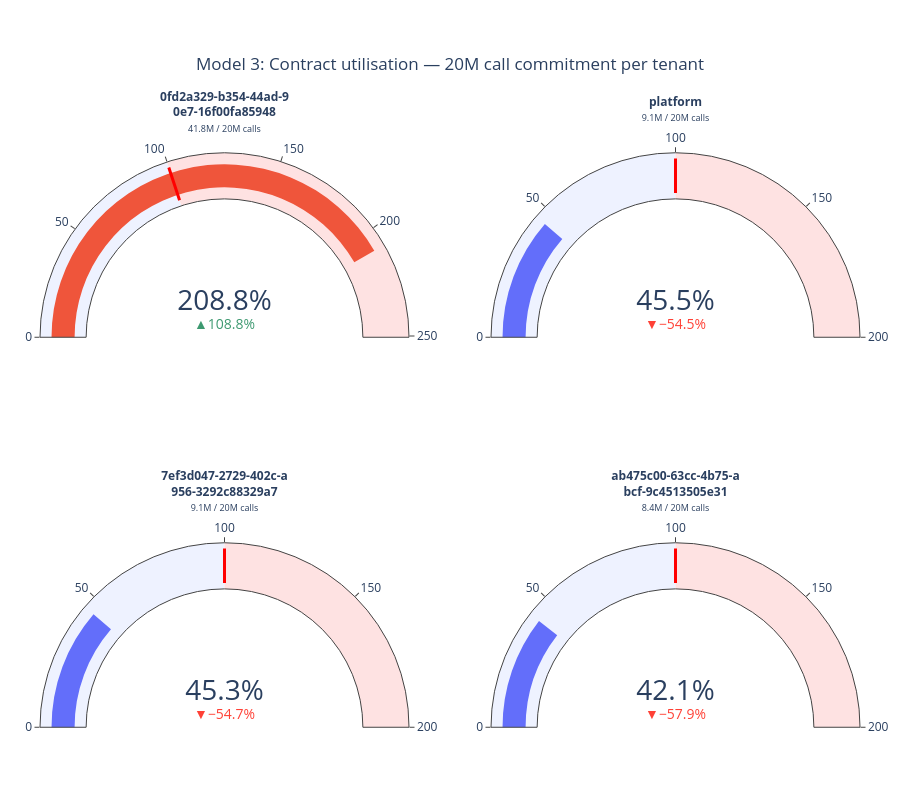

Notebook code cell kept with this figure:
### Markdown cell above
### Chart Guide

**Purpose:** Shows visually whether each tenant is under-utilising or over-running
their contracted volume — the key signal for contract renewal conversations.

**Chart Attributes**

| | |
|---|---|
| **Chart type** | Gauge indicators (one per tenant) |
| **Needle** | Percentage of contract consumed |
| **Blue arc (0–100%)** | Within contract |
| **Red arc (>100%)** | Over contract |
| **Delta** | Difference from 100% contract target |

**Insights:** Below 100% means the tenant pre-paid for more than they used — they overpaid.
Above 100% means they exceeded their commitment — overage charges apply in Model 4.
> Contract: **20M calls at $8/1M** (configurable in Section 2).

### Code cell
if fig_44 is not None:
    fig_44.show()

### Figure 1 — Plotly figure (JSON) as saved in the notebook; plotly's stock layout.template omitted (floating-point values rounded to 4 significant figures)
{"data": [{"delta": {"reference": 100, "suffix": "%", "valueformat": ".1f"}, "domain": {"x": [0, 0.45], "y": [0.65, 1.0]}, "gauge": {"axis": {"range": [0, 250.6]}, "bar": {"color": "#EF553B"}, "steps": [{"color": "#eef2ff", "range": [0, 100]}, {"color": "#fee2e2", "range": [100, 250.6]}], "threshold": {"line": {"color": "red", "width": 3}, "thickness": 0.75, "value": 100}}, "mode": "gauge+number+delta", "number": {"font": {"size": 28}, "suffix": "%"}, "title": {"font": {"size": 12}, "text": "<b>0fd2a329-b354-44ad-9<br>0e7-16f00fa85948</b><br><span style='font-size:.75em'>41.8M / 20M calls</span>"}, "type": "indicator", "value": 208.8}, {"delta": {"reference": 100, "suffix": "%", "valueformat": ".1f"}, "domain": {"x": [0.55, 1], "y": [0.65, 1.0]}, "gauge": {"axis": {"range": [0, 200]}, "bar": {"color": "#636EFA"}, "steps": [{"color": "#eef2ff", "range": [0, 100]}, {"color": "#fee2e2", "range": [100, 200]}], "threshold": {"line": {"color": "red", "width": 3}, "thickness": 0.75, "value": 100}}, "mode": "gauge+number+delta", "number": {"font": {"size": 28}, "suffix": "%"}, "title": {"font": {"size": 12}, "text": "<b>platform</b><br><span style='font-size:.75em'>9.1M / 20M calls</span>"}, "type": "indicator", "value": 45.5}, {"delta": {"reference": 100, "suffix": "%", "valueformat": ".1f"}, "domain": {"x": [0, 0.45], "y": [0, 0.35]}, "gauge": {"axis": {"range": [0, 200]}, "bar": {"color": "#636EFA"}, "steps": [{"color": "#eef2ff", "range": [0, 100]}, {"color": "#fee2e2", "range": [100, 200]}], "threshold": {"line": {"color": "red", "width": 3}, "thickness": 0.75, "value": 100}}, "mode": "gauge+number+delta", "number": {"font": {"size": 28}, "suffix": "%"}, "title": {"font": {"size": 12}, "text": "<b>7ef3d047-2729-402c-a<br>956-3292c88329a7</b><br><span style='font-size:.75em'>9.1M / 20M calls</span>"}, "type": "indicator", "value": 45.3}, {"delta": {"reference": 100, "suffix": "%", "valueformat": ".1f"}, "domain": {"x": [0.55, 1], "y": [0, 0.35]}, "gauge": {"axis": {"range": [0, 200]}, "bar": {"color": "#636EFA"}, "steps": [{"color": "#eef2ff", "range": [0, 100]}, {"color": "#fee2e2", "range": [100, 200]}], "threshold": {"line": {"color": "red", "width": 3}, "thickness": 0.75, "value": 100}}, "mode": "gauge+number+delta", "number": {"font": {"size": 28}, "suffix": "%"}, "title": {"font": {"size": 12}, "text": "<b>ab475c00-63cc-4b75-a<br>bcf-9c4513505e31</b><br><span style='font-size:.75em'>8.4M / 20M calls</span>"}, "type": "indicator", "value": 42.1}], "layout": {"height": 800, "margin": {"b": 60, "l": 40, "r": 40, "t": 140}, "paper_bgcolor": "white", "title": {"pad": {"b": 30}, "text": "Model 3: Contract utilisation — 20M call commitment per tenant", "x": 0.5, "xanchor": "center"}}}
